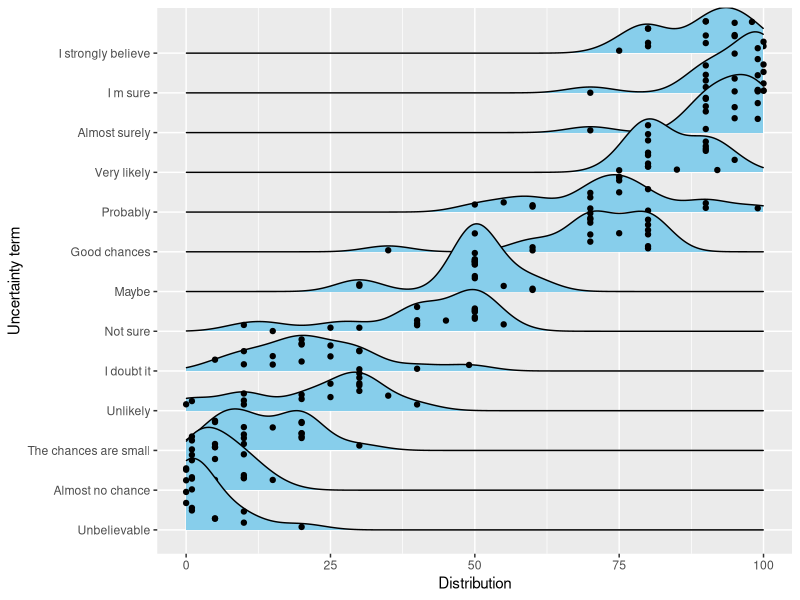
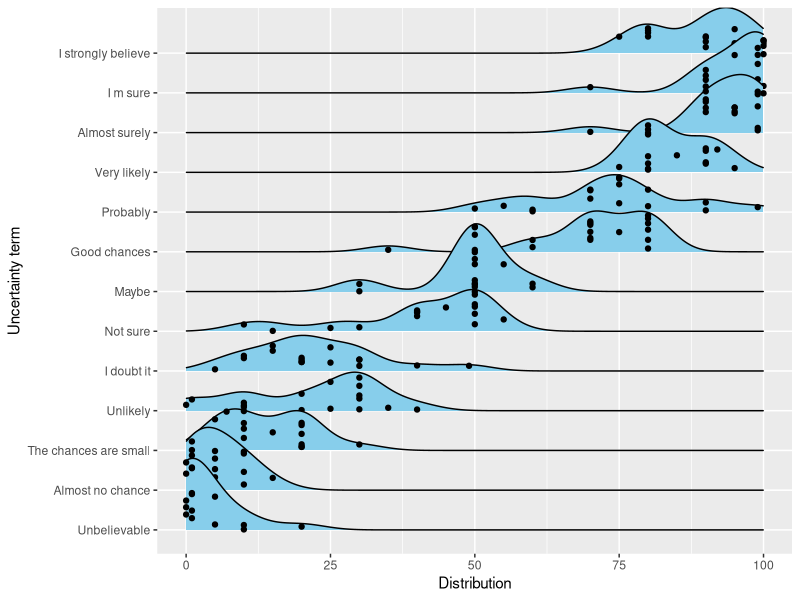

Write the R code that produced these figures, in order.
# library
library(tidyverse)
library(ggridges)
library(forcats)

# load the data
df <- read.csv("../data/expressions2024.csv")
df <- df %>% select(-Timestamp)

# to long format
df_long <- df %>% gather(key = "term", value = "value")
df_long$term <- gsub("\\.", " ", df_long$term)
df_long$value <- ifelse(df_long$value < 1, df_long$value * 100, df_long$value)

# sort descendingly by average value
average_values <- df_long %>%
  group_by(term) %>%
  summarize(average_value = mean(value)) %>%
  arrange(average_value)
df_long$term <- factor(df_long$term, levels = average_values$term)

# plot
ggplot(df_long, aes(x = value, y = term, fill = term)) +
  geom_density_ridges(fill = "skyblue", jittered_points = TRUE) +
  theme(legend.position = "none") +
  xlab("Distribution") +
  ylab("Uncertainty term") +
  xlim(0, 100)

# save
ggsave("terms.png", width = 1920, height = 1920, units = "px", dpi = 300)
